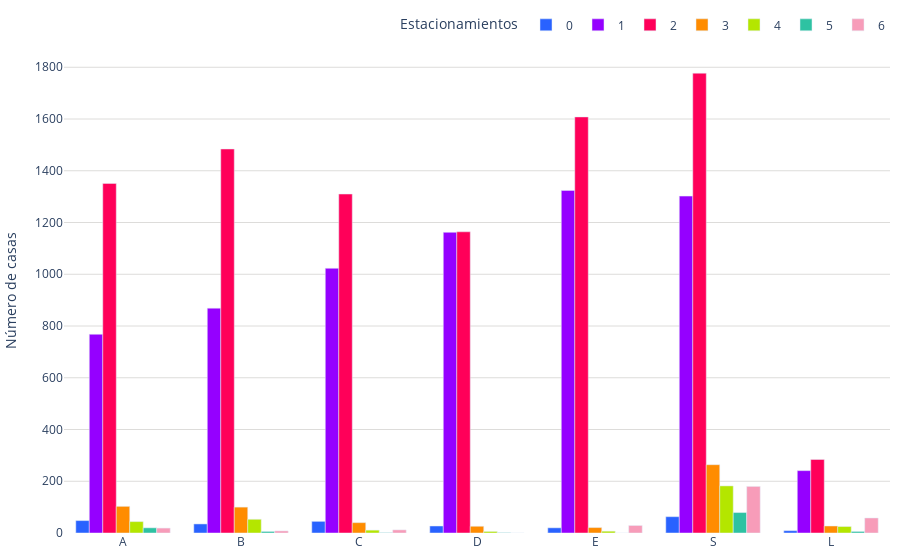

Write notebook code for a chart like this one.
### Code cell
colores = ['#2962ff', '#9500ff', '#ff0059', '#ff8c00', '#b4e600', '#2EC2A2','#F79CB9','#E50CB6','#4225CF']

def sumar_tablas(dataframes_list):
    tabla_suma = None
    
    for df in dataframes_list:
        tabla_actual = df.groupby(['Estacionamientos', 'segmento']).size().unstack(fill_value=0)
        
        if tabla_suma is None:
            tabla_suma = tabla_actual
        else:
            tabla_suma = tabla_suma.add(tabla_actual, fill_value=0)
    
    print("Tabla general de frecuencia:")
    print(tabla_suma)

    # Reordenar los segmentos según segmentos_sorted
    tabla_suma = tabla_suma.reindex(segmentos_sorted, axis=1, fill_value=0)
    
    fig = graficar_tabla(tabla_suma)
    # Guardar la gráfica como archivo HTML
    guardar_grafico_como_html(fig, 'grafica_Num_Estacionamientos_pueb', carpeta='graficas')
    
    return fig

def graficar_tabla(tabla):
    segmentos = tabla.index
    banos = tabla.columns
    
    fig = go.Figure()
    
    for i, segmento in enumerate(segmentos):
        color = colores[i % len(colores)]
        fig.add_trace(go.Bar(
            x=banos,
            y=tabla.loc[segmento],
            name=segmento,
            marker_color=color
        ))
    
    fig.update_layout(
        #title="M2 de Terreno",
        #xaxis_title="Rango de M2",
         yaxis=dict(
            title='Número de casas',
            gridcolor='#dddcda', # Color de las líneas que dividen los rangos del eje Y
            gridwidth=1,
        ),
        margin=dict(l=10, r=10, t=10, b=10),  # Ajusta los márgenes (left, right, top, bottom)
        legend_title="Estacionamientos",
        barmode='group',
        legend=dict(
            orientation='h',  # Orientación horizontal de la leyenda
            yanchor='bottom',  # Anclar al borde inferior
            y=1.02,  # Colocar la leyenda justo debajo del gráfico
            xanchor='right',
            x=1
        ),
        plot_bgcolor='rgba(0,0,0,0)',  # Color de fondo del gráfico
    )
    
    fig.show()    
    return fig

def guardar_grafico_como_html(fig, nombre_archivo, carpeta='graficas'):
    # Crear la carpeta si no existe
    if not os.path.exists(carpeta):
        os.makedirs(carpeta)
    
    # Guardar la gráfica como archivo HTML en la carpeta especificada
    pio.write_html(fig, f'{carpeta}/{nombre_archivo}.html')
    #pio.write_html(fig, f'{carpeta}/{nombre_archivo}.png')

# Llamar a la función sumar_tablas con la lista de DataFrames como argumento
fig = sumar_tablas(dataframes_list)

### Figure 1 — Plotly figure (JSON) as saved in the notebook; plotly's stock layout.template omitted (floating-point values rounded to 4 significant figures)
{"data": [{"marker": {"color": "#2962ff"}, "name": "0", "type": "bar", "x": ["A", "B", "C", "D", "E", "S", "L"], "y": [48, 35, 45, 27, 20, 63, 9]}, {"marker": {"color": "#9500ff"}, "name": "1", "type": "bar", "x": ["A", "B", "C", "D", "E", "S", "L"], "y": [768, 869, 1023, 1162, 1324, 1302, 241]}, {"marker": {"color": "#ff0059"}, "name": "2", "type": "bar", "x": ["A", "B", "C", "D", "E", "S", "L"], "y": [1351, 1484, 1310, 1164, 1608, 1777, 284]}, {"marker": {"color": "#ff8c00"}, "name": "3", "type": "bar", "x": ["A", "B", "C", "D", "E", "S", "L"], "y": [103, 100, 40, 26, 21, 264, 27]}, {"marker": {"color": "#b4e600"}, "name": "4", "type": "bar", "x": ["A", "B", "C", "D", "E", "S", "L"], "y": [44, 53, 11, 6, 7, 182, 25]}, {"marker": {"color": "#2EC2A2"}, "name": "5", "type": "bar", "x": ["A", "B", "C", "D", "E", "S", "L"], "y": [20, 6, 1, 1, 0, 79, 6]}, {"marker": {"color": "#F79CB9"}, "name": "6", "type": "bar", "x": ["A", "B", "C", "D", "E", "S", "L"], "y": [19, 8, 12, 0, 29, 180, 58]}], "layout": {"barmode": "group", "legend": {"orientation": "h", "title": {"text": "Estacionamientos"}, "x": 1, "xanchor": "right", "y": 1.02, "yanchor": "bottom"}, "margin": {"b": 10, "l": 10, "r": 10, "t": 10}, "plot_bgcolor": "rgba(0,0,0,0)", "yaxis": {"gridcolor": "#dddcda", "gridwidth": 1, "title": {"text": "Número de casas"}}}}
